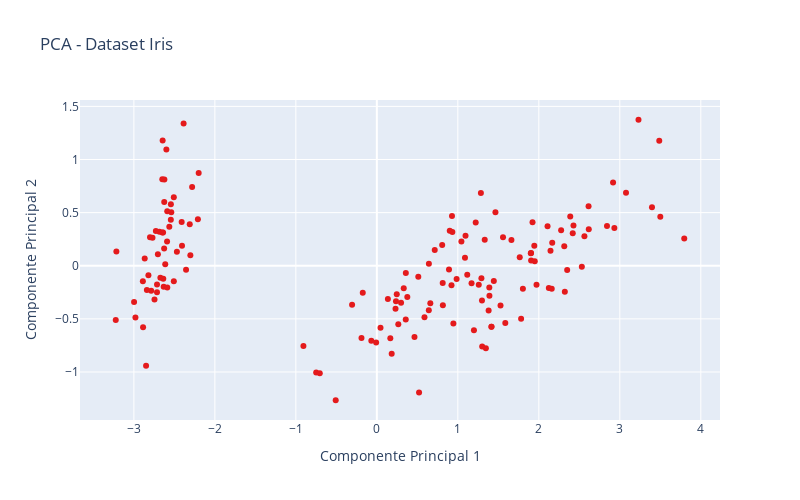

Notebook code cell kept with this figure:
### Code cell
# Visualizamos el resultado de PCA con un gráfico de dispersión
fig = px.scatter(
    df_iris_pca, 
    x='PC1', 
    y='PC2', 
    title='PCA - Dataset Iris',
    labels={'PC1': 'Componente Principal 1', 'PC2': 'Componente Principal 2'},
    color_discrete_sequence=px.colors.qualitative.Set1
)
fig.update_layout(
    width=800, 
    height=500,
    xaxis_title='Componente Principal 1',
    yaxis_title='Componente Principal 2'
)
fig.show(render='iframe')

### Figure 1 — Plotly figure (JSON) as saved in the notebook; plotly's stock layout.template omitted (floating-point values rounded to 4 significant figures; data arrays with more than 128 entries replaced by an {"elided": "..."} marker saying what was removed)
{"data": [{"hovertemplate": "Componente Principal 1=%{x}<br>Componente Principal 2=%{y}<extra></extra>", "legendgroup": "", "marker": {"color": "rgb(228,26,28)", "symbol": "circle"}, "mode": "markers", "name": "", "orientation": "v", "showlegend": false, "type": "scatter", "x": {"elided": "150 float values"}, "xaxis": "x", "y": {"elided": "150 float values"}, "yaxis": "y"}], "layout": {"height": 500, "legend": {"tracegroupgap": 0}, "title": {"text": "PCA - Dataset Iris"}, "width": 800, "xaxis": {"anchor": "y", "domain": [0, 1], "title": {"text": "Componente Principal 1"}}, "yaxis": {"anchor": "x", "domain": [0, 1], "title": {"text": "Componente Principal 2"}}}}
